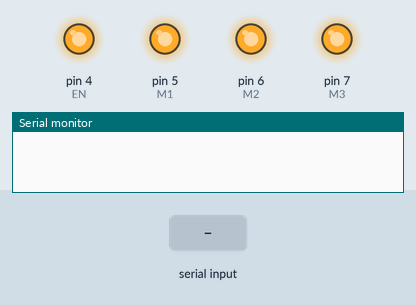
Recording of a sketch running on a simulated Arduino Uno, built with avr-gcc and run on an emulated ATmega328P. Shown: output pins drawn as LEDs (lit = HIGH), the last lines printed to the serial monitor. The test bench sets the inputs (shaded band). Pins used as bus, display or sensor lines are not drawn.

Above: at 1.2 s.
1.3 s: "m" received over Serial
At 2.2 s:
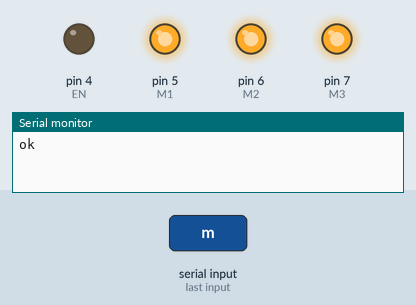
2.8 s: "s" received over Serial
At 3.3 s:
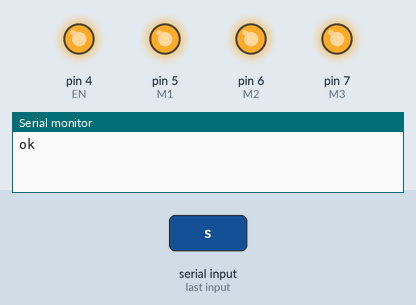
Timing chart, 0 to 5.8 s (numbered marks = the images above; inputs shaded):
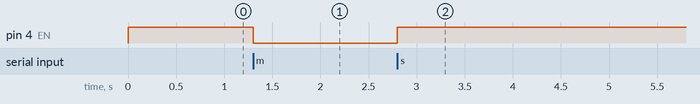

The sketch:

callmeback.ino
```cpp
#define STEP 8
#define EN 4
#define M1 5
#define M2 6
#define M3 7
char message = ' ';

void move(){
    digitalWrite(EN, LOW);delay(1);

    digitalWrite(STEP, LOW);delayMicroseconds(900);digitalWrite(STEP, HIGH);delayMicroseconds(700);
    digitalWrite(STEP, LOW);delayMicroseconds(500);digitalWrite(STEP, HIGH);delayMicroseconds(500);
    digitalWrite(STEP, LOW);delayMicroseconds(500);digitalWrite(STEP, HIGH);delayMicroseconds(500);
    digitalWrite(STEP, LOW);delayMicroseconds(700);digitalWrite(STEP, HIGH);delayMicroseconds(900);


    Serial.println("ok");
}


void setup() {
  // put your setup code here, to run once:
  Serial.begin(115200);
  pinMode(EN, OUTPUT);pinMode(M1, OUTPUT);pinMode(M2, OUTPUT);pinMode(M3, OUTPUT);pinMode(STEP, OUTPUT);
  digitalWrite(M1, HIGH);digitalWrite(M2, HIGH);digitalWrite(M3, HIGH);digitalWrite(EN, HIGH);digitalWrite(STEP, HIGH);

}

void loop() {
  if(Serial.available())
    message = Serial.read();

  if (message == 'r')
    Serial.println("ready");
  else if (message == 'm')
    move();
  else if (message == 's')
    digitalWrite(EN, HIGH);

  message = ' ';
}
```

Measured:
- after the input at 1.3 s, pin 4 (EN): HIGH → LOW at once
- after the input at 2.8 s, pin 4 (EN): LOW → HIGH at once
